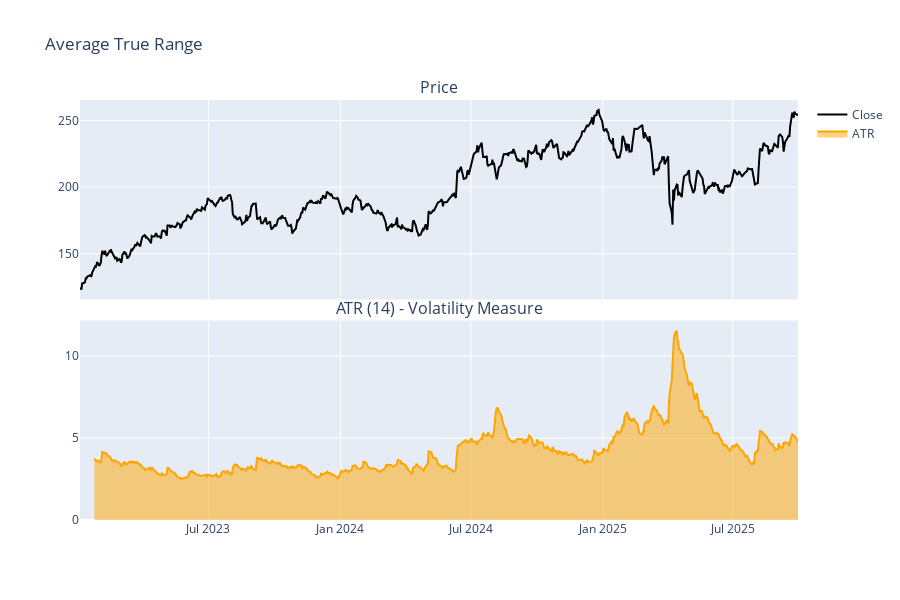

The code cell stored with this chart in its notebook:
### Markdown cell above
## 2. ATR - Average True Range

Measures average volatility over N periods. Higher ATR = higher volatility. Used for position sizing and stop-loss placement.

### Code cell
df["atr"] = calculate_atr(df, period=14)

fig = make_subplots(
    rows=2, cols=1, shared_xaxes=True, vertical_spacing=0.05, subplot_titles=("Price", "ATR (14) - Volatility Measure")
)

fig.add_trace(go.Scatter(x=df["date"], y=df["close"], name="Close", line={"color": "black"}), row=1, col=1)

fig.add_trace(go.Scatter(x=df["date"], y=df["atr"], name="ATR", fill="tozeroy", line={"color": "orange"}), row=2, col=1)

fig.update_layout(height=600, title_text="Average True Range")
fig.show()

print(f"ATR mean: ${df['atr'].mean():.2f}")
print(f"ATR max: ${df['atr'].max():.2f}")
print("Higher ATR = Higher volatility")

### Figure 1 — Plotly figure (JSON) as saved in the notebook; plotly's stock layout.template omitted (floating-point values rounded to 4 significant figures; data arrays with more than 128 entries replaced by an {"elided": "..."} marker saying what was removed)
{"data": [{"line": {"color": "black"}, "name": "Close", "type": "scatter", "x": {"elided": "688 str values"}, "xaxis": "x", "y": {"elided": "688 float values"}, "yaxis": "y"}, {"fill": "tozeroy", "line": {"color": "orange"}, "name": "ATR", "type": "scatter", "x": {"elided": "688 str values"}, "xaxis": "x2", "y": {"elided": "688 float values"}, "yaxis": "y2"}], "layout": {"annotations": [{"font": {"size": 16}, "showarrow": false, "text": "Price", "x": 0.5, "xanchor": "center", "xref": "paper", "y": 1, "yanchor": "bottom", "yref": "paper"}, {"font": {"size": 16}, "showarrow": false, "text": "ATR (14) - Volatility Measure", "x": 0.5, "xanchor": "center", "xref": "paper", "y": 0.475, "yanchor": "bottom", "yref": "paper"}], "height": 600, "title": {"text": "Average True Range"}, "xaxis": {"anchor": "y", "domain": [0, 1], "matches": "x2", "showticklabels": false}, "xaxis2": {"anchor": "y2", "domain": [0, 1]}, "yaxis": {"anchor": "x", "domain": [0.525, 1]}, "yaxis2": {"anchor": "x2", "domain": [0, 0.475]}}}
